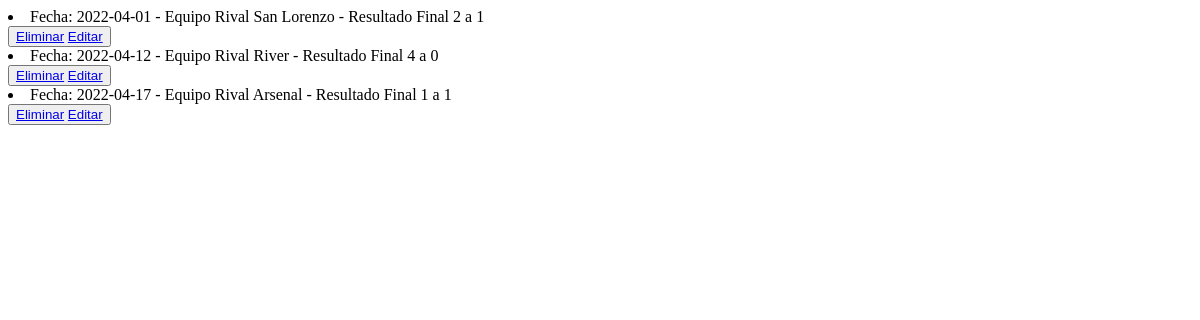
The app's page /AppSport/leerResultados, older data.
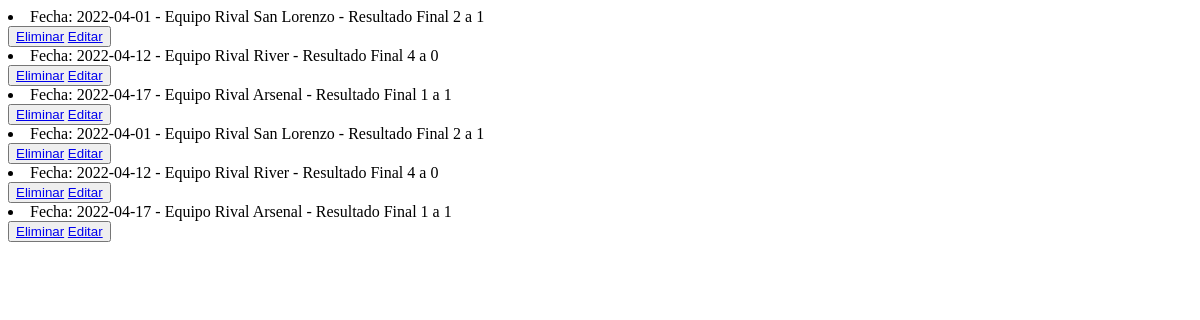
The same page, newer data.
### AppSport/models.py (models this page shows)
class Partido(models.Model):
    fecha = models.DateField()
    equipoRival = models.CharField(max_length=20)
    resultadoFinal = models.CharField(max_length=20)
    ganado = models.BooleanField(null=True)
    def __str__(self):
        return f"Fecha: {self.fecha} - Equipo Rival {self.equipoRival} - Resultado Final {self.resultadoFinal}"

### AppSport/views.py (the view)
# urls.py: path('leerResultados', views.leerLosResultados, name = "LeerLosResultados"),
def leerLosResultados(request):
    resultado = Partido.objects.all()
    contexto= {"partidos": resultado}
    return render(request, 'leerResultados.html', contexto)

### AppSport/templates/leerResultados.html (shortened to what this page needs)
<!DOCTYPE html>
<html lang="en">
<head>
</head>
<body>
    {% for p in partidos %}
        <li>{{p}}</li>
        <button>
            <a href="{% url 'EliminarResultado' p.fecha %}"> Eliminar</a>
            <a href="{% url 'EditarResultado' p.fecha %}"> Editar</a>
        </button>
    {% endfor %}
</body>
</html>

Row changes from the older to the newer data that the page shows:
added Partido: fecha+equipoRival+resultadoFinal "Fecha: 2022-04-01 - Equipo Rival San Lorenzo - Resultado Final 2 a 1"
added Partido: fecha+equipoRival+resultadoFinal "Fecha: 2022-04-12 - Equipo Rival River - Resultado Final 4 a 0"
added Partido: fecha+equipoRival+resultadoFinal "Fecha: 2022-04-17 - Equipo Rival Arsenal - Resultado Final 1 a 1"
